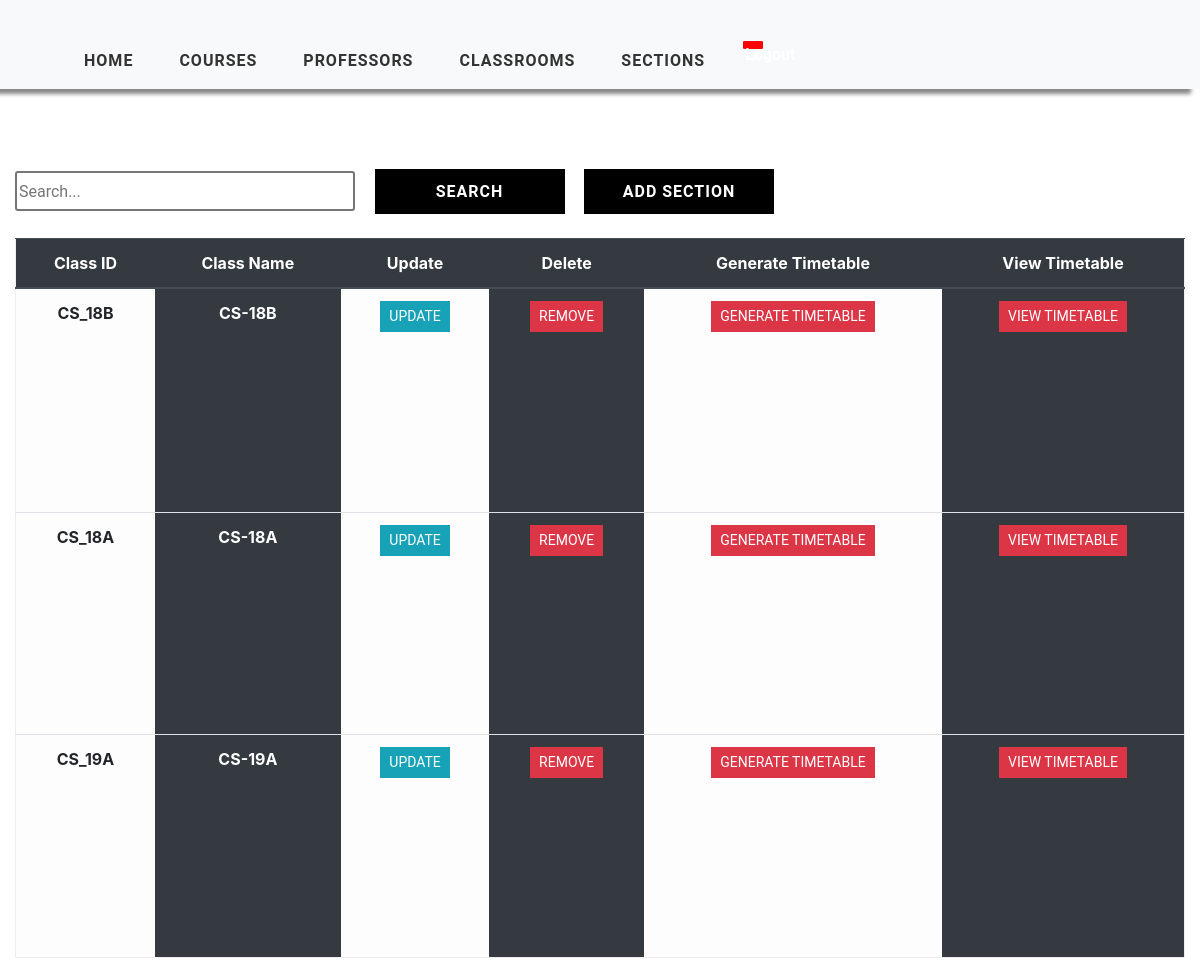
Before: /class-view/ (signed in) with the older database file.
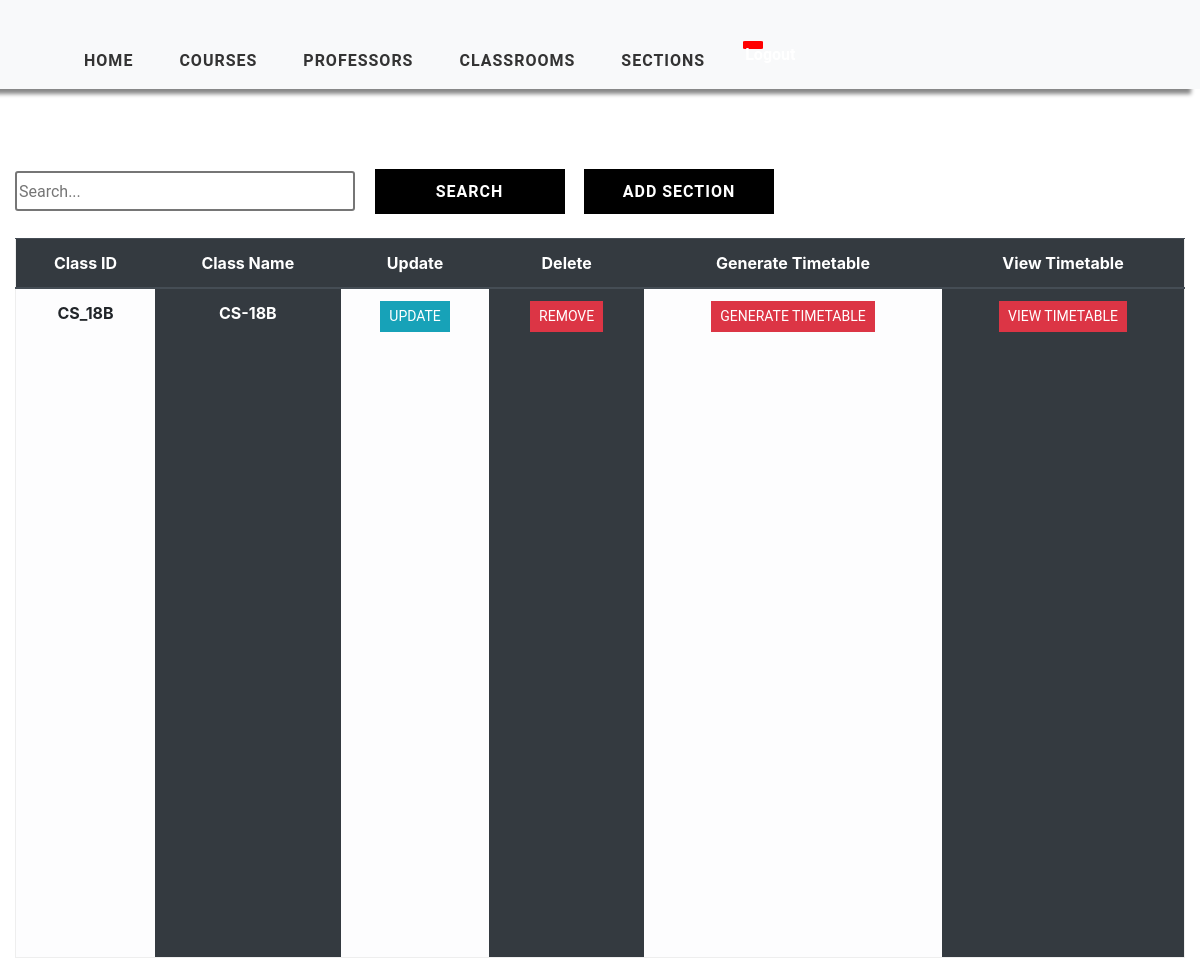
After: the same page with the newer database file.
### timetableapp/models.py (models this page shows, shortened)
class Class(models.Model):
    WEEK_DAY = (
    ('Monday', 'Monday'),
    ('Tuesday', 'Tuesday'),
    ('Wednesday', 'Wednesday'),
    ('Thursday', 'Thursday'),
    ('Friday', 'Friday'),
    ('Saturday', 'Saturday'),
    ('Sunday', 'Sunday')
    )
    class_id = models.CharField(max_length=2000, primary_key=True)
    class_name = models.CharField(max_length=2000, null=True)
    week_day = MultiSelectField(max_length=2000, choices=WEEK_DAY, max_choices=7)
    start_time = models.PositiveIntegerField(null=True)
    end_time = models.PositiveIntegerField(null=True)

### timetableapp/views.py (the view)
# urls.py: path('class-view/', views.ClassTable, name='class_view'),
@login_required(login_url='login')
def ClassTable(request):
    sections = Class.objects.all()
    context = {'sections': sections}
    return render(request, 'timetableapp/ClassTable.html', context)

### timetableapp/templates/timetableapp/ClassTable.html (shortened to what this page needs)
{% extends 'timetableapp/main.html' %}
{% load static %}
{% block content %}
    <div class="container-fluid">
    <div class="search">
        <input type="text" class="searchbox" placeholder="Search...">
        <input type="submit" value="Search" class="searchButton">
        <a href="{% url 'add-class' %}"><button class="searchButton">Add Section </button></a>
    </div>
	<div class="table-responsive-lg">
        <table class="table ">
            <thead class="thead-dark">
			<tr>
                <div class="header__item filter__link" >
                   <th scope="col" class="text-center">Class ID</th>
                </div>
                <div class="header__item filter__link">
                  <th class="text-center" scope="col">Class Name</th>
                </div>
                <div class="header__item filter__link">
                    <th class="text-center" scope="col"> Update</th>
                </div>
                <div class="header__item filter__link">
                     <th class="text-center" scope="col">Delete</th>
                </div>
                <div class="header__item filter__link">
                    <th class="text-center" scope="col">Generate Timetable</th>
                </div>
                <div class="header__item filter__link">
                    <th class="text-center" scope="col">View Timetable</th>
                </div>
			</tr>
            </thead>
                {% for section in sections %}
				    <tr>
                        <th scope="row" class="table-light text-center">{{ section.class_id }}</th>
						<th scope="row" class="table-dark text-center"  >{{ section.class_name }}</th>
                        <th scope="row" class="table-light text-center"> <a href="{% url 'update-classview' section.class_id %}" class="btn btn-sm btn-info">Update</a></th>
                        <th scope="row" class="table-dark text-center"> <a href="{% url 'delete-class' section.class_id %}" class="btn btn-sm btn-danger" >Remove</a></th>
                        <th scope="row" class="table-light text-center"> <a href="{% url 'generate-timetable' section.class_id %}" class="btn btn-sm btn-danger" >Generate Timetable</a></th>
                        <th scope="row" class="table-dark text-center"> <a href="{% url 'timetable' section.class_id %}" class="btn btn-sm btn-danger" >View Timetable</a></th>
					</tr>
                {% endfor %}
        </table>
</div>
    </div>
{% endblock %}

Changed rows visible on the page:
removed Class: class_id "CS_18A", class_name "CS-18A"
removed Class: class_id "CS_19A", class_name "CS-19A"
